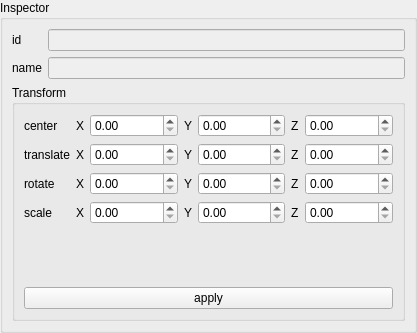
<?xml version="1.0" encoding="UTF-8"?>
<ui version="4.0">
 <class>InspectorWidget</class>
 <widget class="QWidget" name="InspectorWidget">
  <property name="geometry">
   <rect>
    <x>0</x>
    <y>0</y>
    <width>417</width>
    <height>333</height>
   </rect>
  </property>
  <property name="windowTitle">
   <string>Form</string>
  </property>
  <layout class="QVBoxLayout" name="verticalLayout">
   <property name="spacing">
    <number>0</number>
   </property>
   <property name="leftMargin">
    <number>0</number>
   </property>
   <property name="topMargin">
    <number>0</number>
   </property>
   <property name="rightMargin">
    <number>0</number>
   </property>
   <property name="bottomMargin">
    <number>0</number>
   </property>
   <item>
    <widget class="QGroupBox" name="groupBox">
     <property name="title">
      <string>Inspector</string>
     </property>
     <layout class="QVBoxLayout" name="verticalLayout_2" stretch="0,1">
      <item>
       <layout class="QFormLayout" name="formLayout">
        <item row="0" column="0">
         <widget class="QLabel" name="label">
          <property name="text">
           <string>id</string>
          </property>
         </widget>
        </item>
        <item row="0" column="1">
         <widget class="QLineEdit" name="idLineEdit">
          <property name="enabled">
           <bool>false</bool>
          </property>
         </widget>
        </item>
        <item row="1" column="0">
         <widget class="QLabel" name="label_2">
          <property name="text">
           <string>name</string>
          </property>
         </widget>
        </item>
        <item row="1" column="1">
         <widget class="QLineEdit" name="nameLineEdit">
          <property name="enabled">
           <bool>false</bool>
          </property>
         </widget>
        </item>
       </layout>
      </item>
      <item>
       <widget class="QGroupBox" name="groupBox_2">
        <property name="title">
         <string>Transform</string>
        </property>
        <layout class="QVBoxLayout" name="verticalLayout_3">
         <item>
          <layout class="QFormLayout" name="formLayout_2">
           <item row="0" column="0">
            <widget class="QLabel" name="label_3">
             <property name="text">
              <string>center</string>
             </property>
            </widget>
           </item>
           <item row="0" column="1">
            <layout class="QHBoxLayout" name="horizontalLayout" stretch="0,1,0,1,0,1">
             <item>
              <widget class="QLabel" name="label_7">
               <property name="text">
                <string>X</string>
               </property>
              </widget>
             </item>
             <item>
              <widget class="QDoubleSpinBox" name="cx"/>
             </item>
             <item>
              <widget class="QLabel" name="label_8">
               <property name="text">
                <string>Y</string>
               </property>
              </widget>
             </item>
             <item>
              <widget class="QDoubleSpinBox" name="cy"/>
             </item>
             <item>
              <widget class="QLabel" name="label_9">
               <property name="text">
                <string>Z</string>
               </property>
              </widget>
             </item>
             <item>
              <widget class="QDoubleSpinBox" name="cz"/>
             </item>
            </layout>
           </item>
           <item row="1" column="0">
            <widget class="QLabel" name="label_4">
             <property name="text">
              <string>translate</string>
             </property>
            </widget>
           </item>
           <item row="1" column="1">
            <layout class="QHBoxLayout" name="horizontalLayout_4" stretch="0,1,0,1,0,1">
             <item>
              <widget class="QLabel" name="label_16">
               <property name="text">
                <string>X</string>
               </property>
              </widget>
             </item>
             <item>
              <widget class="QDoubleSpinBox" name="dx"/>
             </item>
             <item>
              <widget class="QLabel" name="label_17">
               <property name="text">
                <string>Y</string>
               </property>
              </widget>
             </item>
             <item>
              <widget class="QDoubleSpinBox" name="dy"/>
             </item>
             <item>
              <widget class="QLabel" name="label_18">
               <property name="text">
                <string>Z</string>
               </property>
              </widget>
             </item>
             <item>
              <widget class="QDoubleSpinBox" name="dz"/>
             </item>
            </layout>
           </item>
           <item row="2" column="0">
            <widget class="QLabel" name="label_5">
             <property name="text">
              <string>rotate</string>
             </property>
            </widget>
           </item>
           <item row="2" column="1">
            <layout class="QHBoxLayout" name="horizontalLayout_5" stretch="0,1,0,1,0,1">
             <item>
              <widget class="QLabel" name="label_19">
               <property name="text">
                <string>X</string>
               </property>
              </widget>
             </item>
             <item>
              <widget class="QDoubleSpinBox" name="rx"/>
             </item>
             <item>
              <widget class="QLabel" name="label_20">
               <property name="text">
                <string>Y</string>
               </property>
              </widget>
             </item>
             <item>
              <widget class="QDoubleSpinBox" name="ry"/>
             </item>
             <item>
              <widget class="QLabel" name="label_21">
               <property name="text">
                <string>Z</string>
               </property>
              </widget>
             </item>
             <item>
              <widget class="QDoubleSpinBox" name="rz"/>
             </item>
            </layout>
           </item>
           <item row="3" column="0">
            <widget class="QLabel" name="label_6">
             <property name="text">
              <string>scale</string>
             </property>
            </widget>
           </item>
           <item row="3" column="1">
            <layout class="QHBoxLayout" name="horizontalLayout_6" stretch="0,1,0,1,0,1">
             <item>
              <widget class="QLabel" name="label_22">
               <property name="text">
                <string>X</string>
               </property>
              </widget>
             </item>
             <item>
              <widget class="QDoubleSpinBox" name="sx"/>
             </item>
             <item>
              <widget class="QLabel" name="label_23">
               <property name="text">
                <string>Y</string>
               </property>
              </widget>
             </item>
             <item>
              <widget class="QDoubleSpinBox" name="sy"/>
             </item>
             <item>
              <widget class="QLabel" name="label_24">
               <property name="text">
                <string>Z</string>
               </property>
              </widget>
             </item>
             <item>
              <widget class="QDoubleSpinBox" name="sz"/>
             </item>
            </layout>
           </item>
          </layout>
         </item>
         <item>
          <widget class="QPushButton" name="applyTransformation">
           <property name="text">
            <string>apply</string>
           </property>
          </widget>
         </item>
        </layout>
       </widget>
      </item>
     </layout>
    </widget>
   </item>
  </layout>
 </widget>
 <resources/>
 <connections/>
</ui>
